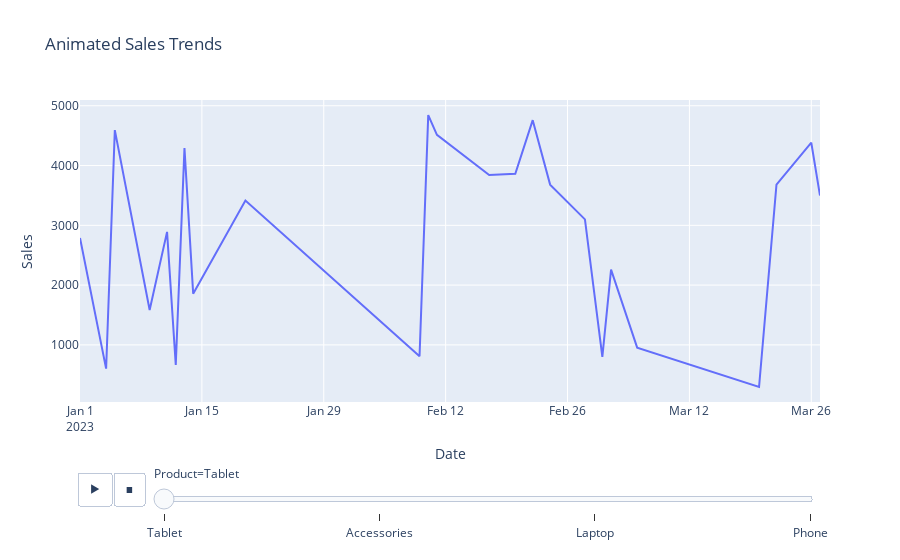

Source (notebook cell):
### Code cell
# Animated Time Series
fig = px.line(
    sales,
    x="Date",
    y="Sales",
    color="Product",
    line_group="Product",
    hover_name="Region",
    animation_frame="Product",  # Creates animation
    title="Animated Sales Trends"
)
fig.update_layout(showlegend=False)
fig.show()

### Figure 1 — Plotly figure (JSON) as saved in the notebook; plotly's stock layout.template omitted (floating-point values rounded to 4 significant figures)
{"data": [{"hovertemplate": "<b>%{hovertext}</b><br><br>Product=Tablet<br>Date=%{x}<br>Sales=%{y}<extra></extra>", "hovertext": ["West", "South", "South", "South", "East", "South", "South", "West", "East", "West", "West", "North", "North", "West", "West", "West", "North", "East", "East", "North", "East", "West", "West", "South"], "legendgroup": "Tablet", "line": {"color": "#636efa", "dash": "solid"}, "marker": {"symbol": "circle"}, "mode": "lines", "name": "Tablet", "orientation": "v", "showlegend": true, "type": "scatter", "x": ["2023-01-01T00:00:00.000000000", "2023-01-04T00:00:00.000000000", "2023-01-05T00:00:00.000000000", "2023-01-09T00:00:00.000000000", "2023-01-11T00:00:00.000000000", "2023-01-12T00:00:00.000000000", "2023-01-13T00:00:00.000000000", "2023-01-14T00:00:00.000000000", "2023-01-20T00:00:00.000000000", "2023-02-09T00:00:00.000000000", "2023-02-10T00:00:00.000000000", "2023-02-11T00:00:00.000000000", "2023-02-17T00:00:00.000000000", "2023-02-20T00:00:00.000000000", "2023-02-22T00:00:00.000000000", "2023-02-24T00:00:00.000000000", "2023-02-28T00:00:00.000000000", "2023-03-02T00:00:00.000000000", "2023-03-03T00:00:00.000000000", "2023-03-06T00:00:00.000000000", "2023-03-20T00:00:00.000000000", "2023-03-22T00:00:00.000000000", "2023-03-26T00:00:00.000000000", "2023-03-27T00:00:00.000000000"], "xaxis": "x", "y": [2790, 602, 4593, 1584, 2890, 663, 4291, 1857, 3414, 809, 4844, 4513, 3843, 3863, 4759, 3681, 3099, 798, 2260, 954, 297, 3682, 4382, 3497], "yaxis": "y"}], "layout": {"legend": {"title": {"text": "Product"}, "tracegroupgap": 0}, "showlegend": false, "sliders": [{"active": 0, "currentvalue": {"prefix": "Product="}, "len": 0.9, "pad": {"b": 10, "t": 60}, "steps": [{"args": [["Tablet"], {"frame": {"duration": 0, "redraw": false}, "fromcurrent": true, "mode": "immediate", "transition": {"duration": 0, "easing": "linear"}}], "label": "Tablet", "method": "animate"}, {"args": [["Accessories"], {"frame": {"duration": 0, "redraw": false}, "fromcurrent": true, "mode": "immediate", "transition": {"duration": 0, "easing": "linear"}}], "label": "Accessories", "method": "animate"}, {"args": [["Laptop"], {"frame": {"duration": 0, "redraw": false}, "fromcurrent": true, "mode": "immediate", "transition": {"duration": 0, "easing": "linear"}}], "label": "Laptop", "method": "animate"}, {"args": [["Phone"], {"frame": {"duration": 0, "redraw": false}, "fromcurrent": true, "mode": "immediate", "transition": {"duration": 0, "easing": "linear"}}], "label": "Phone", "method": "animate"}], "x": 0.1, "xanchor": "left", "y": 0, "yanchor": "top"}], "title": {"text": "Animated Sales Trends"}, "updatemenus": [{"buttons": [{"args": [null, {"frame": {"duration": 500, "redraw": false}, "fromcurrent": true, "mode": "immediate", "transition": {"duration": 500, "easing": "linear"}}], "label": "&#9654;", "method": "animate"}, {"args": [[null], {"frame": {"duration": 0, "redraw": false}, "fromcurrent": true, "mode": "immediate", "transition": {"duration": 0, "easing": "linear"}}], "label": "&#9724;", "method": "animate"}], "direction": "left", "pad": {"r": 10, "t": 70}, "showactive": false, "type": "buttons", "x": 0.1, "xanchor": "right", "y": 0, "yanchor": "top"}], "xaxis": {"anchor": "y", "domain": [0, 1], "title": {"text": "Date"}}, "yaxis": {"anchor": "x", "domain": [0, 1], "title": {"text": "Sales"}}}}
